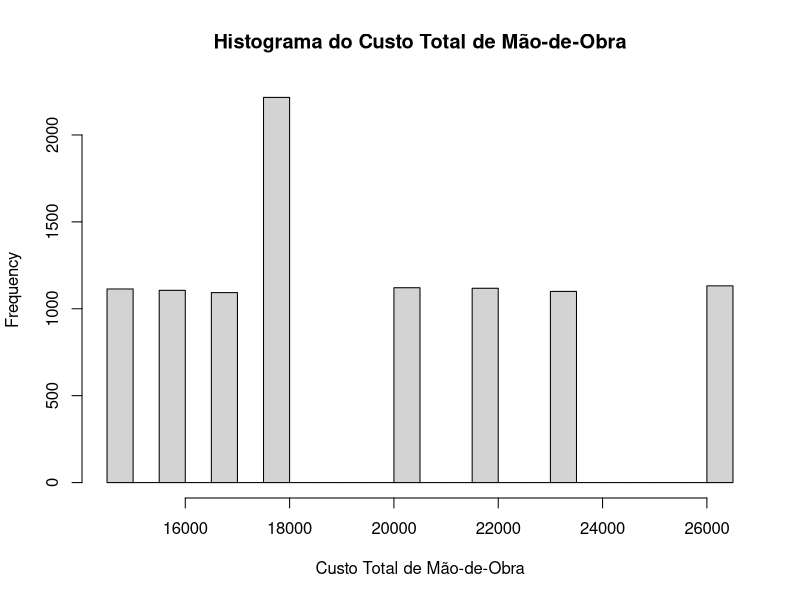
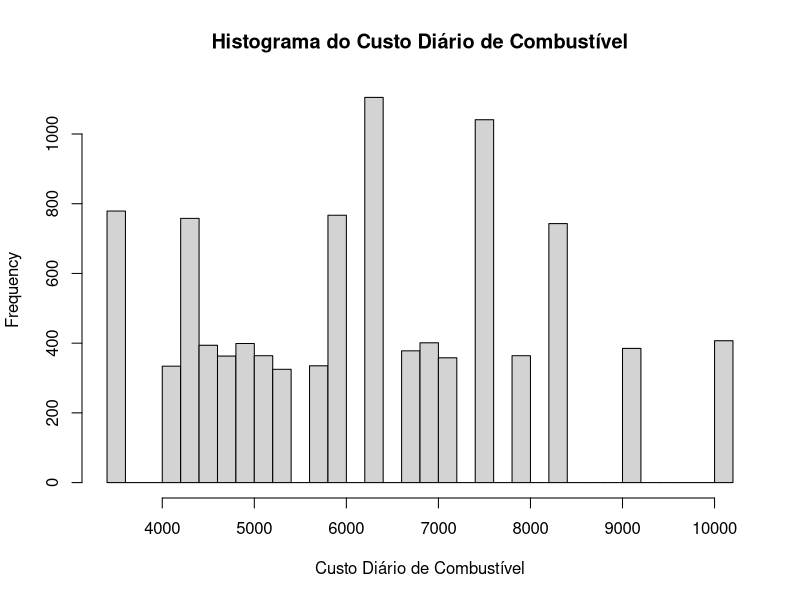
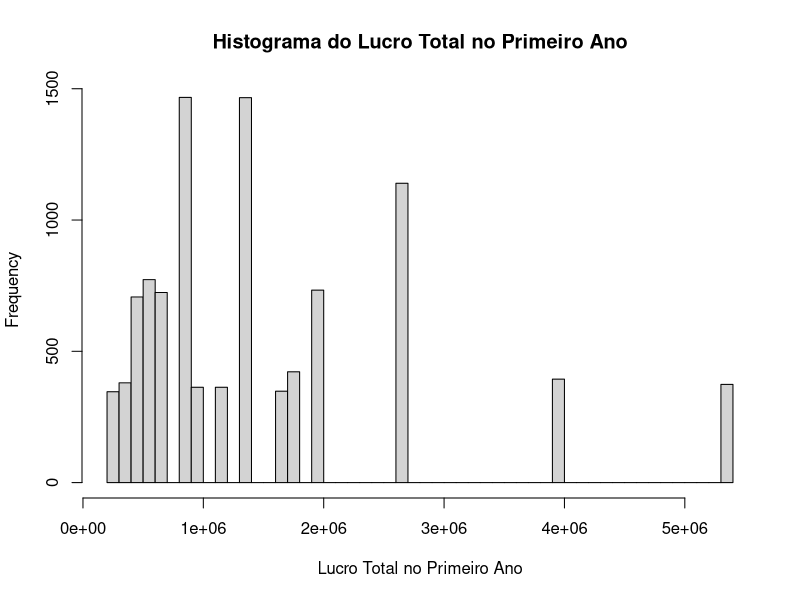

Source code (R) for these figures, in order:
## ---- chunk 1
knitr::opts_chunk$set(echo = TRUE)
## ---- chunk 2
q1 <- function(n) {
  # Tempo gasto por placa por rebitador
  tempos <- c(3.75, 5.5, 4.25)
  # Custo por hora de cada rebitador
  custos <- c(7.00, 8.50, 7.50)
  
  # Amostragem Monte Carlo
  custo_total <- replicate(n, {
    tempo <- sample(tempos, 1)
    custo_hora <- sample(custos, 1)
    custo_placa <- tempo * custo_hora
    custo_placa * 562
  })
  
  hist(custo_total, breaks = "FD", xlab = "Custo Total de Mão-de-Obra", main = "Histograma do Custo Total de Mão-de-Obra")
}

q1(10000)
## ---- chunk 3
q2 <- function(n) {
  # Carros ativos por dia
  carros_ativos <- c(15, 20, 18)
  # Consumo de gasolina por carro por dia (litros)
  consumo_gasolina <- c(40, 70, 58)
  # Custo variável por litro de gasolina
  custo_gasolina <- c(5.70, 7.20, 6.00)
  
  # Amostragem Monte Carlo
  custo_combustivel <- replicate(n, {
    carros <- sample(carros_ativos, 1)
    consumo <- sample(consumo_gasolina, 1)
    custo_litro <- sample(custo_gasolina, 1)
    custo_combustivel_dia <- carros * consumo * custo_litro
    custo_combustivel_dia
  })
  
  hist(custo_combustivel, breaks = "FD", xlab = "Custo Diário de Combustível", main = "Histograma do Custo Diário de Combustível")
}

# Chamada da função q2 com 10000 iterações
q2(10000)
## ---- chunk 4
q3 <- function(n) {
  # Número de clientes por dia
  clientes_por_dia <- c(40, 120, 60)
  # Valor gasto por cliente
  valor_gasto <- c(150, 500, 250)
  # Lucro sobre o faturamento
  lucro_sobre_faturamento <- c(0.15, 0.30, 0.22)
  
  # Amostragem Monte Carlo
  lucro_total <- replicate(n, {
    clientes <- sample(clientes_por_dia, 1)
    valor <- sample(valor_gasto, 1)
    lucro <- sample(lucro_sobre_faturamento, 1) * clientes * valor
    lucro * 300  # Lucro total durante o primeiro ano de operação
  })
  
  hist(lucro_total, breaks = "FD", xlab = "Lucro Total no Primeiro Ano", main = "Histograma do Lucro Total no Primeiro Ano")
}

# Chamada da função q3 com 10000 iterações
q3(10000)
